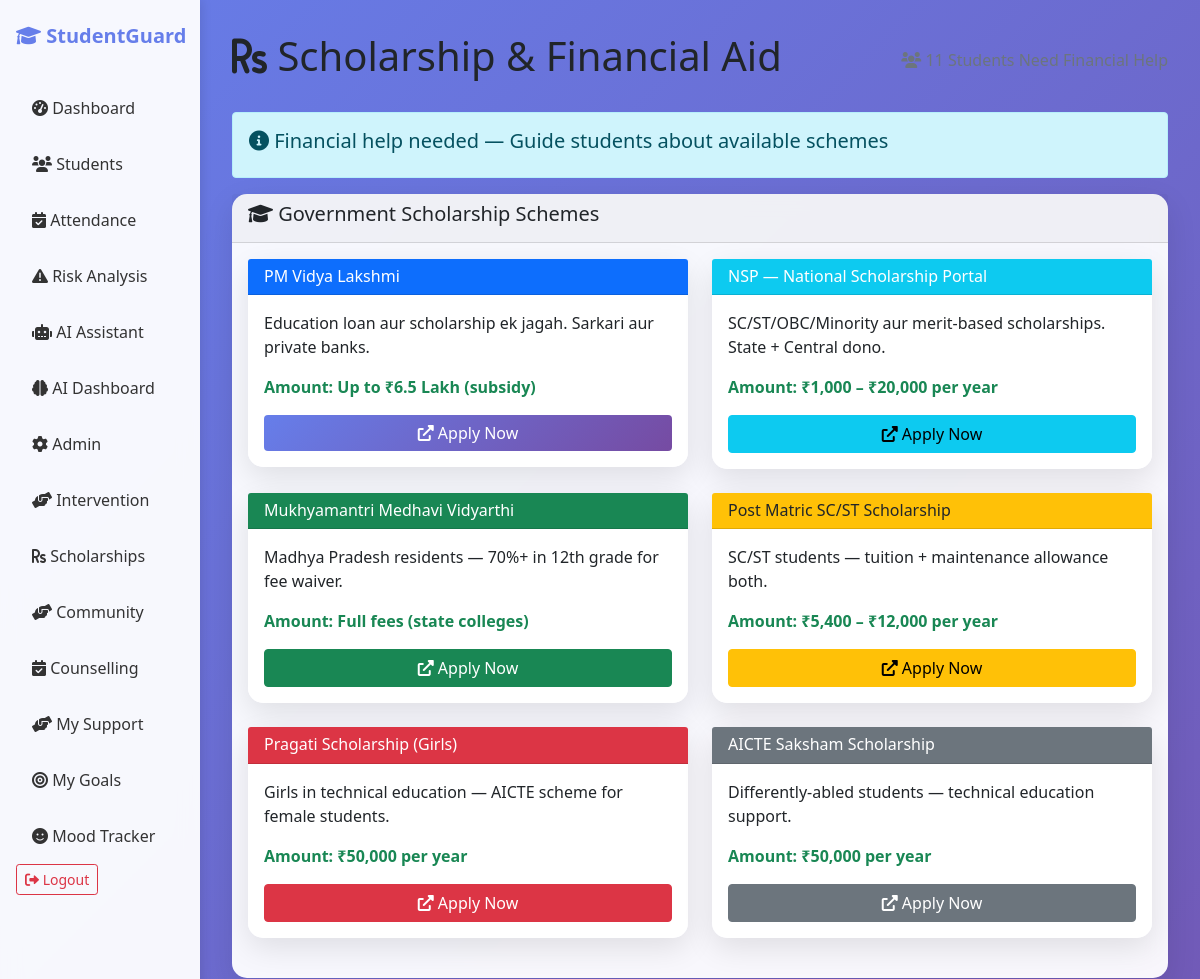
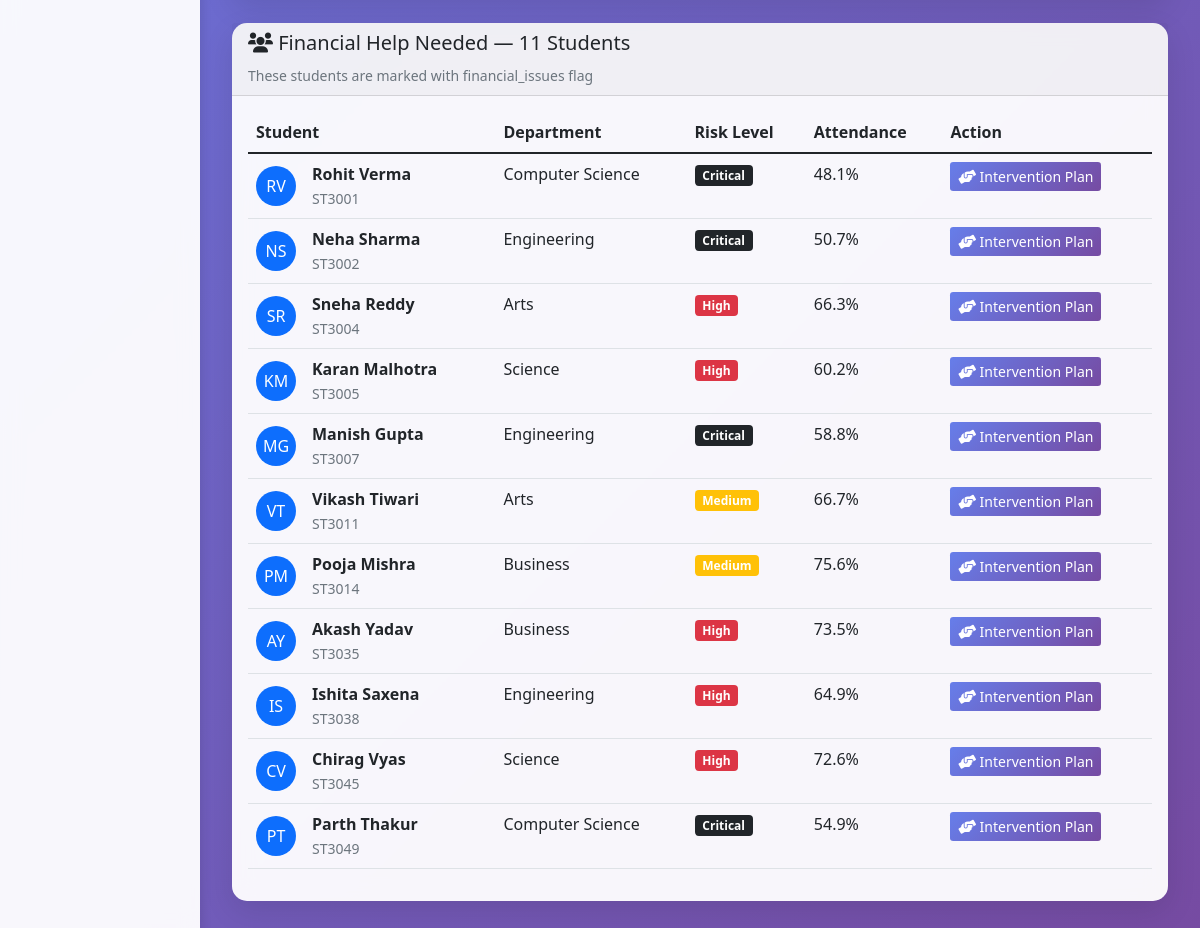
Page /scholarships (signed in) on the committed database (2 pictures, top to bottom).
### models.py (models this page shows, shortened)
class Student(db.Model):
    __tablename__ = 'students'
    id = db.Column(db.Integer, primary_key=True)
    user_id = db.Column(db.Integer, db.ForeignKey('users.id'))
    student_id = db.Column(db.String(20), unique=True, nullable=False)
    first_name = db.Column(db.String(50), nullable=False)
    last_name = db.Column(db.String(50), nullable=False)
    email = db.Column(db.String(120), nullable=False)
    department = db.Column(db.String(50))
    year = db.Column(db.Integer)
    semester = db.Column(db.Integer)
    gpa = db.Column(db.Float)
    behavior_score = db.Column(db.Float, default=7.0)  # 1-10 scale
    enrollment_date = db.Column(db.Date)
    credits_completed = db.Column(db.Integer, default=0)
    parent_name = db.Column(db.String(100))
    parent_email = db.Column(db.String(120))
    parent_phone = db.Column(db.String(20))
    attendance_records = db.relationship('Attendance', backref='student', lazy=True)
    risk_profile = db.relationship('RiskProfile', backref='student', uselist=False, lazy=True)
    counselling_sessions = db.relationship('Counselling', backref='student', lazy=True)
    mentor_assignments = db.relationship('MentorAssignment', backref='student', lazy=True)

class RiskProfile(db.Model):
    __tablename__ = 'risk_profiles'
    id = db.Column(db.Integer, primary_key=True)
    student_id = db.Column(db.Integer, db.ForeignKey('students.id'), nullable=False)
    risk_score = db.Column(db.Float, default=0.0)
    risk_level = db.Column(db.String(20), default='Low')  # Low, Medium, High, Critical
    attendance_rate = db.Column(db.Float, default=0.0)
    academic_performance = db.Column(db.Float, default=0.0)
    risk_reasons = db.Column(db.Text)  # Comma-separated reasons for rule-based assessment
    financial_issues = db.Column(db.Boolean, default=False)
    family_problems = db.Column(db.Boolean, default=False)
    health_issues = db.Column(db.Boolean, default=False)
    social_isolation = db.Column(db.Boolean, default=False)
    mental_wellbeing_score = db.Column(db.Float, default=10.0) # 0-10 scale, 10 is best
    last_updated = db.Column(db.DateTime, default=datetime.utcnow)
    ml_prediction = db.Column(db.Float)
    ml_confidence = db.Column(db.Float)
    ml_features = db.Column(db.Text)

### routes.py (the view)
@main_bp.route('/scholarships')
@login_required
def scholarships():
    try:
        financial_students = Student.query.join(RiskProfile).filter(
            RiskProfile.financial_issues == True
        ).all()
        scholarships = [
            {
                'name': 'PM Vidya Lakshmi Portal',
                'description': 'Centralized scholarship portal for all government scholarships',
                'eligibility': 'Students from economically weaker sections',
                'apply_link': 'https://vidyalakshmi.co.in',
                'deadline': 'Varies by scheme',
                'amount': 'Up to ₹50,000 per year'
            },
            {
                'name': 'National Scholarship Portal (NSP)',
                'description': 'Digital platform for scholarship applications',
                'eligibility': 'Merit-based and need-based scholarships',
                'apply_link': 'https://scholarships.gov.in',
                'deadline': 'October 31, 2026',
                'amount': '₹12,000 - ₹20,000 per year'
            },
            {
                'name': 'Madhya Pradesh Scholarship',
                'description': 'State government scholarship for MP residents',
                'eligibility': 'MP domicile, family income < ₹6 lakh',
                'apply_link': 'https://scholarshipportal.mp.gov.in',
                'deadline': 'December 15, 2026',
                'amount': '₹5,000 - ₹10,000 per year'
            },
            {
                'name': 'Central Sector Scholarship',
                'description': 'Merit-based scholarship for college students',
                'eligibility': 'Minimum 80% in 12th, family income < ₹8 lakh',
                'apply_link': 'https://www.education.gov.in/scholarships',
                'deadline': 'November 30, 2026',
                'amount': '₹10,000 per year'
            },
            {
                'name': 'AICTE Pragati Scholarship',
                'description': 'Scholarship for girl students in technical education',
                'eligibility': 'Girl students, family income < ₹8 lakh',
                'apply_link': 'https://www.aicte-india.org/pragati',
                'deadline': 'October 31, 2026',
                'amount': '₹30,000 per year + ₹2,000/month for 10 months'
            },
            {
                'name': 'UGC Scholarship for SC/ST',
                'description': 'Post-matric scholarship for SC/ST students',
                'eligibility': 'SC/ST category, family income < ₹8 lakh',
                'apply_link': 'https://www.ugc.ac.in',
                'deadline': 'November 15, 2026',
                'amount': '₹5,000 - ₹12,000 per year'
            }
        ]
        return render_template('scholarships.html',
                             financial_students=financial_students,
                             scholarships=scholarships)
    except Exception as e:
        flash(f'Error loading scholarships: {str(e)}', 'danger')
        return render_template('scholarships.html', financial_students=[], scholarships=[])

### templates/scholarships.html (shortened to what this page needs)
{% extends "base.html" %}
{% block content %}
<div class="d-flex justify-content-between align-items-center mb-4">
    <h1><i class="fas fa-rupee-sign"></i> Scholarship & Financial Aid</h1>
    <div class="text-muted">
        <i class="fas fa-users"></i> {{ financial_students|length }} Students Need Financial Help
    </div>
</div>
<div class="alert alert-info">
    <h5><i class="fas fa-info-circle"></i> Financial help needed — Guide students about available schemes</h5>
</div>
<div class="card mb-4">
    <div class="card-header">
        <h5><i class="fas fa-graduation-cap"></i> Government Scholarship Schemes</h5>
    </div>
    <div class="card-body">
        <div class="row">
            <div class="col-md-6 mb-4">
                <div class="card border-primary">
                    <div class="card-header bg-primary text-white">
                        <h6 class="mb-0">PM Vidya Lakshmi</h6>
                    </div>
                    <div class="card-body">
                        <p class="card-text">Education loan aur scholarship ek jagah. Sarkari aur private banks.</p>
                        <p class="text-success"><strong>Amount: Up to ₹6.5 Lakh (subsidy)</strong></p>
                        <div class="d-grid">
                            <a href="https://vidyalakshmi.co.in" target="_blank" class="btn btn-primary">
                                <i class="fas fa-external-link-alt"></i> Apply Now
                            </a>
                        </div>
                    </div>
                </div>
            </div>
            <div class="col-md-6 mb-4">
                <div class="card border-info">
                    <div class="card-header bg-info text-white">
                        <h6 class="mb-0">NSP — National Scholarship Portal</h6>
                    </div>
                    <div class="card-body">
                        <p class="card-text">SC/ST/OBC/Minority aur merit-based scholarships. State + Central dono.</p>
                        <p class="text-success"><strong>Amount: ₹1,000 – ₹20,000 per year</strong></p>
                        <div class="d-grid">
                            <a href="https://scholarships.gov.in" target="_blank" class="btn btn-info">
                                <i class="fas fa-external-link-alt"></i> Apply Now
                            </a>
                        </div>
                    </div>
                </div>
            </div>
            <div class="col-md-6 mb-4">
                <div class="card border-success">
                    <div class="card-header bg-success text-white">
                        <h6 class="mb-0">Mukhyamantri Medhavi Vidyarthi</h6>
                    </div>
                    <div class="card-body">
                        <p class="card-text">Madhya Pradesh residents — 70%+ in 12th grade for fee waiver.</p>
                        <p class="text-success"><strong>Amount: Full fees (state colleges)</strong></p>
                        <div class="d-grid">
                            <a href="https://scholarshipportal.mp.gov.in" target="_blank" class="btn btn-success">
                                <i class="fas fa-external-link-alt"></i> Apply Now
                            </a>
                        </div>
                    </div>
                </div>
            </div>
            <div class="col-md-6 mb-4">
                <div class="card border-warning">
                    <div class="card-header bg-warning text-dark">
                        <h6 class="mb-0">Post Matric SC/ST Scholarship</h6>
                    </div>
                    <div class="card-body">
                        <p class="card-text">SC/ST students — tuition + maintenance allowance both.</p>
                        <p class="text-success"><strong>Amount: ₹5,400 – ₹12,000 per year</strong></p>
                        <div class="d-grid">
                            <a href="https://www.ugc.ac.in" target="_blank" class="btn btn-warning">
                                <i class="fas fa-external-link-alt"></i> Apply Now
                            </a>
                        </div>
                    </div>
                </div>
            </div>
            <div class="col-md-6 mb-4">
                <div class="card border-danger">
                    <div class="card-header bg-danger text-white">
                        <h6 class="mb-0">Pragati Scholarship (Girls)</h6>
                    </div>
                    <div class="card-body">
                        <p class="card-text">Girls in technical education — AICTE scheme for female students.</p>
                        <p class="text-success"><strong>Amount: ₹50,000 per year</strong></p>
                        <div class="d-grid">
                            <a href="https://www.aicte-india.org/pragati" target="_blank" class="btn btn-danger">
                                <i class="fas fa-external-link-alt"></i> Apply Now
                            </a>
                        </div>
                    </div>
                </div>
            </div>
            <div class="col-md-6 mb-4">
                <div class="card border-secondary">
                    <div class="card-header bg-secondary text-white">
                        <h6 class="mb-0">AICTE Saksham Scholarship</h6>
                    </div>
                    <div class="card-body">
                        <p class="card-text">Differently-abled students — technical education support.</p>
                        <p class="text-success"><strong>Amount: ₹50,000 per year</strong></p>
                        <div class="d-grid">
                            <a href="https://www.aicte-india.org/saksham" target="_blank" class="btn btn-secondary">
                                <i class="fas fa-external-link-alt"></i> Apply Now
                            </a>
                        </div>
                    </div>
                </div>
            </div>
        </div>
    </div>
</div>
<div class="card">
    <div class="card-header">
        <h5><i class="fas fa-users"></i> Financial Help Needed — {{ financial_students|length }} Students</h5>
        <small class="text-muted">These students are marked with financial_issues flag</small>
    </div>
    <div class="card-body">
        {% if financial_students %}
        <div class="table-responsive">
            <table class="table table-hover">
                <thead>
                    <tr>
                        <th>Student</th>
                        <th>Department</th>
                        <th>Risk Level</th>
                        <th>Attendance</th>
                        <th>Action</th>
                    </tr>
                </thead>
                <tbody>
                    {% for student in financial_students %}
                    <tr>
                        <td>
                            <div class="d-flex align-items-center">
                                <div class="me-3">
                                    <div class="rounded-circle bg-primary text-white d-flex align-items-center justify-content-center" style="width: 40px; height: 40px;">
                                        {{ student.first_name[0] }}{{ student.last_name[0] }}
                                    </div>
                                </div>
                                <div>
                                    <strong>{{ student.first_name }} {{ student.last_name }}</strong><br>
                                    <small class="text-muted">{{ student.student_id }}</small>
                                </div>
                            </div>
                        </td>
                        <td>{{ student.department or 'N/A' }}</td>
                        <td>
                            {% if student.risk_profile %}
                            <span class="badge {% if student.risk_profile.risk_level == 'Critical' %}bg-dark{% elif student.risk_profile.risk_level == 'High' %}bg-danger{% elif student.risk_profile.risk_level == 'Medium' %}bg-warning{% else %}bg-success{% endif %}">
                                {{ student.risk_profile.risk_level }}
                            </span>
                            {% endif %}
                        </td>
                        <td>
                            {% if student.risk_profile %}
                            {{ student.risk_profile.attendance_rate|round(1) }}%
                            {% endif %}
                        </td>
                        <td>
                            <button class="btn btn-sm btn-primary" onclick="createInterventionPlan({{ student.id }})">
                                <i class="fas fa-hands-helping"></i> Intervention Plan
                            </button>
                        </td>
                    </tr>
                    {% endfor %}
                </tbody>
            </table>
        </div>
        {% else %}
        <div class="alert alert-success">
            <h6><i class="fas fa-check-circle"></i> No students marked with financial issues.</h6>
            <p class="mb-0">All students are currently not flagged for financial issues.</p>
        </div>
        {% endif %}
    </div>
</div>
{% endblock %}

### templates/base.html (style rules this page uses)
body { background: linear-gradient(135deg, #667eea 0%, #764ba2 100%); min-height: 100vh; }
.card { background: rgba(255, 255, 255, 0.95); backdrop-filter: blur(10px); border: none; border-radius: 15px; box-shadow: 0 10px 30px rgba(0, 0, 0, 0.1); }
.btn-primary { background: linear-gradient(135deg, #667eea 0%, #764ba2 100%); border: none; }

### rows in the picture
Student: first_name "R", last_name "V", first_name "Rohit", last_name "Verma", student_id "ST3001", department "Computer Science", risk_profile.risk_level "Critical", risk_profile.attendance_rate "48.1"
Student: first_name "N", last_name "S", first_name "Neha", last_name "Sharma", student_id "ST3002", department "Engineering", risk_profile.risk_level "Critical", risk_profile.attendance_rate "50.7"
Student: first_name "S", last_name "R", first_name "Sneha", last_name "Reddy", student_id "ST3004", department "Arts", risk_profile.risk_level "High", risk_profile.attendance_rate "66.3"
Student: first_name "K", last_name "M", first_name "Karan", last_name "Malhotra", student_id "ST3005", department "Science", risk_profile.risk_level "High", risk_profile.attendance_rate "60.2"
Student: first_name "M", last_name "G", first_name "Manish", last_name "Gupta", student_id "ST3007", department "Engineering", risk_profile.risk_level "Critical", risk_profile.attendance_rate "58.8"
Student: first_name "V", last_name "T", first_name "Vikash", last_name "Tiwari", student_id "ST3011", department "Arts", risk_profile.risk_level "Medium", risk_profile.attendance_rate "66.7"
Student: first_name "P", last_name "M", first_name "Pooja", last_name "Mishra", student_id "ST3014", department "Business", risk_profile.risk_level "Medium", risk_profile.attendance_rate "75.6"
Student: first_name "A", last_name "Y", first_name "Akash", last_name "Yadav", student_id "ST3035", department "Business", risk_profile.risk_level "High", risk_profile.attendance_rate "73.5"
Student: first_name "I", last_name "S", first_name "Ishita", last_name "Saxena", student_id "ST3038", department "Engineering", risk_profile.risk_level "High", risk_profile.attendance_rate "64.9"
Student: first_name "C", last_name "V", first_name "Chirag", last_name "Vyas", student_id "ST3045", department "Science", risk_profile.risk_level "High", risk_profile.attendance_rate "72.6"
Student: first_name "P", last_name "T", first_name "Parth", last_name "Thakur", student_id "ST3049", department "Computer Science", risk_profile.risk_level "Critical", risk_profile.attendance_rate "54.9"

### other values in the picture
{{ financial_students|length }} "11"
